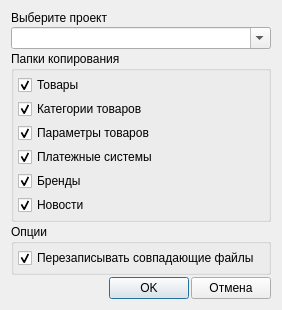
<?xml version="1.0" encoding="UTF-8"?>
<ui version="4.0">
 <class>DialogMigrationImages</class>
 <widget class="QDialog" name="DialogMigrationImages">
  <property name="geometry">
   <rect>
    <x>0</x>
    <y>0</y>
    <width>282</width>
    <height>301</height>
   </rect>
  </property>
  <property name="maximumSize">
   <size>
    <width>16777215</width>
    <height>16777215</height>
   </size>
  </property>
  <property name="windowTitle">
   <string>Мастер копирования изображений</string>
  </property>
  <layout class="QVBoxLayout" name="verticalLayout_2">
   <property name="spacing">
    <number>2</number>
   </property>
   <item>
    <widget class="QLabel" name="label">
     <property name="text">
      <string>Выберите проект</string>
     </property>
    </widget>
   </item>
   <item>
    <widget class="QComboBox" name="comboBox">
     <property name="editable">
      <bool>true</bool>
     </property>
    </widget>
   </item>
   <item>
    <widget class="QGroupBox" name="groupBoxFodlerImages">
     <property name="title">
      <string>Папки копирования</string>
     </property>
     <layout class="QVBoxLayout" name="verticalLayout">
      <property name="spacing">
       <number>4</number>
      </property>
      <property name="leftMargin">
       <number>4</number>
      </property>
      <property name="topMargin">
       <number>4</number>
      </property>
      <property name="rightMargin">
       <number>4</number>
      </property>
      <property name="bottomMargin">
       <number>4</number>
      </property>
      <item>
       <widget class="QCheckBox" name="checkBoxProducts">
        <property name="text">
         <string>Товары</string>
        </property>
        <property name="checked">
         <bool>true</bool>
        </property>
       </widget>
      </item>
      <item>
       <widget class="QCheckBox" name="checkBoxGroups">
        <property name="text">
         <string>Категории товаров</string>
        </property>
        <property name="checked">
         <bool>true</bool>
        </property>
       </widget>
      </item>
      <item>
       <widget class="QCheckBox" name="checkBoxFeatures">
        <property name="text">
         <string>Параметры товаров</string>
        </property>
        <property name="checked">
         <bool>true</bool>
        </property>
       </widget>
      </item>
      <item>
       <widget class="QCheckBox" name="checkBoxPaysystems">
        <property name="text">
         <string>Платежные системы</string>
        </property>
        <property name="checked">
         <bool>true</bool>
        </property>
       </widget>
      </item>
      <item>
       <widget class="QCheckBox" name="checkBoxBrands">
        <property name="text">
         <string>Бренды</string>
        </property>
        <property name="checked">
         <bool>true</bool>
        </property>
       </widget>
      </item>
      <item>
       <widget class="QCheckBox" name="checkBoxNews">
        <property name="text">
         <string>Новости</string>
        </property>
        <property name="checked">
         <bool>true</bool>
        </property>
       </widget>
      </item>
     </layout>
    </widget>
   </item>
   <item>
    <widget class="QGroupBox" name="groupBoxOptions">
     <property name="title">
      <string>Опции</string>
     </property>
     <layout class="QVBoxLayout" name="verticalLayout_3">
      <property name="spacing">
       <number>4</number>
      </property>
      <property name="leftMargin">
       <number>4</number>
      </property>
      <property name="topMargin">
       <number>4</number>
      </property>
      <property name="rightMargin">
       <number>4</number>
      </property>
      <property name="bottomMargin">
       <number>4</number>
      </property>
      <item>
       <widget class="QCheckBox" name="checkBoxIsOverride">
        <property name="text">
         <string>Перезаписывать совпадающие файлы</string>
        </property>
        <property name="checked">
         <bool>true</bool>
        </property>
       </widget>
      </item>
     </layout>
    </widget>
   </item>
   <item>
    <spacer name="verticalSpacer">
     <property name="orientation">
      <enum>Qt::Vertical</enum>
     </property>
     <property name="sizeHint" stdset="0">
      <size>
       <width>20</width>
       <height>40</height>
      </size>
     </property>
    </spacer>
   </item>
   <item>
    <layout class="QHBoxLayout" name="horizontalLayout">
     <item>
      <spacer name="horizontalSpacer_4">
       <property name="orientation">
        <enum>Qt::Horizontal</enum>
       </property>
       <property name="sizeHint" stdset="0">
        <size>
         <width>40</width>
         <height>20</height>
        </size>
       </property>
      </spacer>
     </item>
     <item>
      <widget class="QPushButton" name="pushButtonOk">
       <property name="sizePolicy">
        <sizepolicy hsizetype="Preferred" vsizetype="Preferred">
         <horstretch>0</horstretch>
         <verstretch>0</verstretch>
        </sizepolicy>
       </property>
       <property name="text">
        <string>OK</string>
       </property>
       <property name="iconSize">
        <size>
         <width>20</width>
         <height>20</height>
        </size>
       </property>
      </widget>
     </item>
     <item>
      <widget class="QPushButton" name="pushButtonCancel">
       <property name="sizePolicy">
        <sizepolicy hsizetype="Preferred" vsizetype="Preferred">
         <horstretch>0</horstretch>
         <verstretch>0</verstretch>
        </sizepolicy>
       </property>
       <property name="text">
        <string>Отмена</string>
       </property>
       <property name="iconSize">
        <size>
         <width>20</width>
         <height>20</height>
        </size>
       </property>
      </widget>
     </item>
    </layout>
   </item>
  </layout>
 </widget>
 <resources/>
 <connections/>
</ui>
